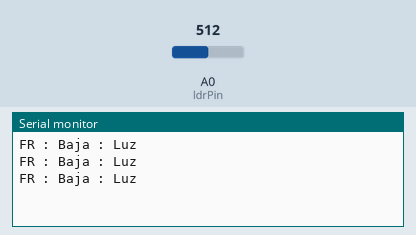
The sketch below on a simulated Arduino Uno, built with avr-gcc and run on an emulated ATmega328P. Shown: the last lines printed to the serial monitor. The inputs (shaded band) are chosen by the test bench; at power-on: A0 (ldrPin) = 512.

Above: at 1.3 s.
1.4 s: A0 (ldrPin) set to 490
At 1.9 s:
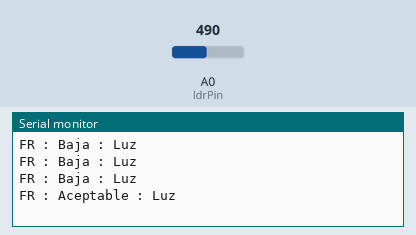
3.5 s: A0 (ldrPin) set to 290
At 3.9 s:
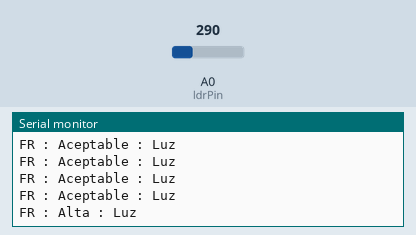
5.5 s: A0 (ldrPin) set to 140
At 5.9 s:
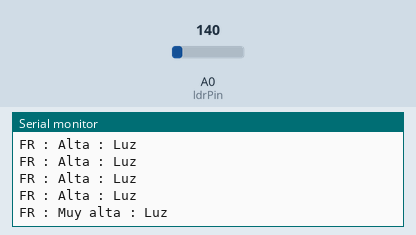
7.5 s: A0 (ldrPin) set to 709
At 7.9 s:
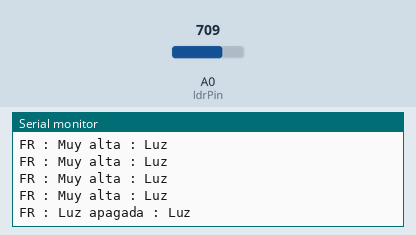

Measured:
- after the input at 1.4 s, the serial monitor: prints a new line after 0.10 s (image 1)
- after the input at 3.5 s, the serial monitor: prints a new line at once (image 2)
- after the input at 5.5 s, the serial monitor: prints a new line at once (image 3)
- after the input at 7.5 s, the serial monitor: prints a new line at once (image 4)

The sketch:

Fotoresistencia.ino
```cpp
const int ldrPin = A0; // Pin donde está conectado el LDR
int valorLDR = 0;
String nivel = "";

void setup() {
  Serial.begin(9600); // Inicializa la comunicación serial
}
//Comprar resistencia de 1k ohmio a tierra
void loop() {
  valorLDR = analogRead(ldrPin); // Lee el valor del LDR

  // Usa un if-else case para determinar si la luz es alta o baja

  if(valorLDR >= 0 && valorLDR < 150)
  {
    nivel ="Muy alta";
  }
  else if(valorLDR >= 150 && valorLDR < 300)
  {
    nivel ="Alta";
  }
  else if(valorLDR >= 300 && valorLDR < 499)
  {
    nivel = "Aceptable";
  }
  else if(valorLDR >= 500 && valorLDR < 699)
  {
    nivel ="Baja";
  }
  else
  {
    nivel = "Luz apagada";
  }
  Serial.print("FR : "); Serial.print(nivel); Serial.print(" "); Serial.println(": Luz");
  delay(500); // Espera un segundo antes de la próxima lectura
}
```
